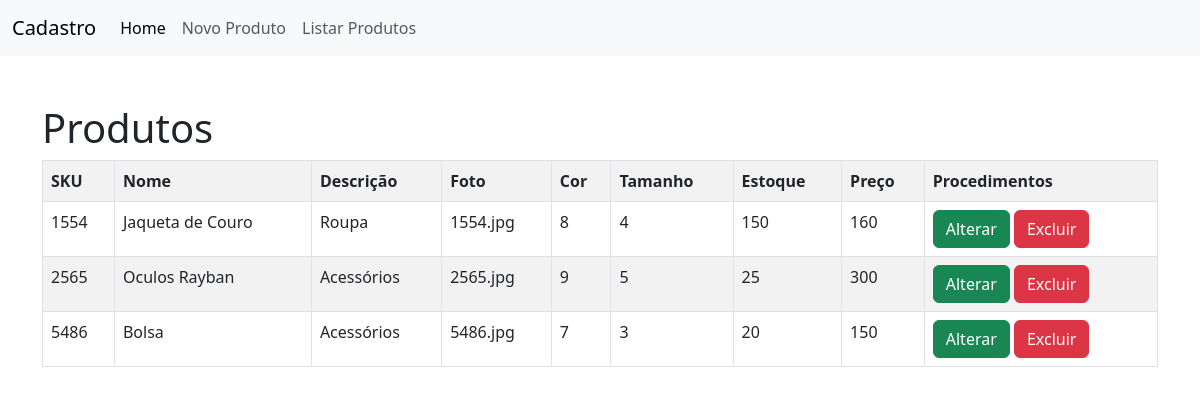
Page /?page=listar on the committed database.
### tables this page shows
CREATE TABLE `produtos` (
  `sku` int(11) NOT NULL,
  `nome` varchar(45) NOT NULL,
  `foto` varchar(100) NOT NULL,
  `descricao` varchar(100) NOT NULL,
  `estoque` int(11) NOT NULL,
  `preco` double NOT NULL,
  `cor` int(11) NOT NULL,
  `tamanho` int(11) NOT NULL
);

### listar-produtos.php (the view)
<h1>Produtos</h1>
<?php
	$sql = "SELECT * FROM produtos";
	$res = $conn->query($sql);
	$qtd = $res->num_rows;
	if($qtd > 0){
		print "<table class='table table-hover table-striped table-bordered'>";
			print "<tr>";
			print "<th>SKU</th>";
			print "<th>Nome</th>";
			print "<th>Descrição</th>";
			print "<th>Foto</th>";
			print "<th>Cor</th>";
			print "<th>Tamanho</th>";
			print "<th>Estoque</th>";
			print "<th>Preço</th>";
			print "<th>Procedimentos</th>";
			print "</tr>";
		while($row = $res->fetch_object()){
			print "<tr>";
			print "<td>".$row->sku."</td>";
			print "<td>".$row->nome."</td>";
			print "<td>".$row->descricao."</td>";
			print "<td>".$row->foto."</td>";
			print "<td>".$row->cor."</td>";
			print "<td>".$row->tamanho."</td>";
			print "<td>".$row->estoque."</td>";
			print "<td>".$row->preco."</td>";
			print "<td>
					<button onclick=\"location.href='?page=alterar&id=".$row->sku."'\" class='btn btn-success'>Alterar</button>
					<button onclick=\"if(confirm('Tem certeza que deseja excluir?')){location.href='?page=salvar&acao=excluir&id=".$row->sku."'}else{false;}\" class='btn btn-danger'>Excluir</button>
				</td>";
			print "</tr>";
		}
		print "</table>";
	}else{
		print "<p class='alert alert-danger'>Nenhum produto cadastrado!</p>";
	}
?>

### index.php (shortened to what this page needs)
<!DOCTYPE html>
<html lang="pt-BR">
  <head>
    <link href="css/bootstrap.min.css" rel="stylesheet">
  </head>
  <body>
    <nav class="navbar navbar-expand-lg bg-body-tertiary">
      <div class="container-fluid">
        <a class="navbar-brand" href="#">Cadastro</a>
        <div class="collapse navbar-collapse" id="navbarNav">
          <ul class="navbar-nav">
            <li class="nav-item">
              <a class="nav-link active" aria-current="page" href="index.php">Home</a>
            </li>
            <li class="nav-item">
              <a class="nav-link" href="?page=novo">Novo Produto</a>
            </li>
            <li class="nav-item">
              <a class="nav-link" href="?page=listar">Listar Produtos</a>
            </li>
          </ul>
        </div>
      </div>
    </nav>
    <div class="container">
      <div class="row">
        <div class="col mt-5">
          <?php
            include("config.php");
            switch(@$_REQUEST["page"]){
              case "listar":
                include("listar-produtos.php");
              break;
            }
          ?>
        </div>
      </div>
    </div>
  </body>
</html>

### rows in the picture
produtos: sku "1554", nome "Jaqueta de Couro", descricao "Roupa", foto "1554.jpg", cor "8", tamanho "4", estoque "150", preco "160"
produtos: sku "2565", nome "Oculos Rayban", descricao "Acessórios", foto "2565.jpg", cor "9", tamanho "5", estoque "25", preco "300"
produtos: sku "5486", nome "Bolsa", descricao "Acessórios", foto "5486.jpg", cor "7", tamanho "3", estoque "20", preco "150"
